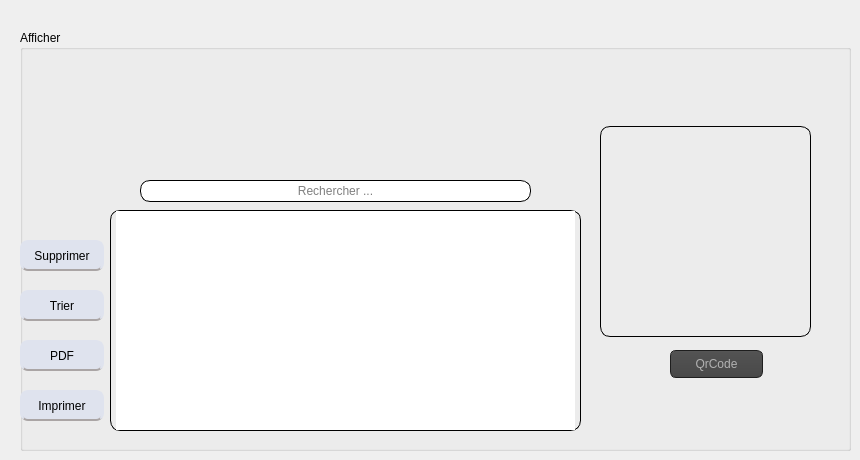
      <widget class="QWidget" name="tab_7">
       <attribute name="title">
        <string>Afficher les evenements</string>
       </attribute>
       <widget class="QGroupBox" name="groupBox_7">
        <property name="geometry">
         <rect>
          <x>20</x>
          <y>30</y>
          <width>831</width>
          <height>421</height>
         </rect>
        </property>
        <property name="title">
         <string>Afficher</string>
        </property>
        <widget class="QTableView" name="tab_ev">
         <property name="enabled">
          <bool>true</bool>
         </property>
         <property name="geometry">
          <rect>
           <x>90</x>
           <y>180</y>
           <width>471</width>
           <height>221</height>
          </rect>
         </property>
         <property name="cursor" stdset="0">
          <cursorShape>ArrowCursor</cursorShape>
         </property>
         <property name="mouseTracking">
          <bool>false</bool>
         </property>
         <property name="styleSheet">
          <string notr="true">QTableView
{
 border-width: 1px;
border-style: solid;
border-color: black;
  border-radius: 10px;
padding:0 5;
}</string>
         </property>
        </widget>
        <widget class="QPushButton" name="tri_ev">
         <property name="enabled">
          <bool>true</bool>
         </property>
         <property name="geometry">
          <rect>
           <x>0</x>
           <y>260</y>
           <width>84</width>
           <height>31</height>
          </rect>
         </property>
         <property name="font">
          <font>
           <family>Arial</family>
           <pointsize>-1</pointsize>
           <weight>50</weight>
           <bold>false</bold>
          </font>
         </property>
         <property name="styleSheet">
          <string notr="true">QPushButton {
background: #dfe3ee;
border: 2px solid #dfe3ee;
border-bottom-color: #aaa5a5; /* same as the pane color */
border-top-left-radius: 7px;
border-top-right-radius: 7px;
min-width: 80px;
border-radius: 8px;
color: black;
font-size:12px;
font-family:Arial, Helvetica, sans-serif;


}
QPushButton:hover {
color:#fff;
background:#8b9dc3;
border: none;

}
</string>
         </property>
         <property name="text">
          <string>Trier</string>
         </property>
        </widget>
        <widget class="QLabel" name="label_18">
         <property name="geometry">
          <rect>
           <x>230</x>
           <y>30</y>
           <width>109</width>
           <height>109</height>
          </rect>
         </property>
         <property name="text">
          <string/>
         </property>
         <property name="pixmap">
          <pixmap>../../../affich.png</pixmap>
         </property>
         <property name="scaledContents">
          <bool>false</bool>
         </property>
        </widget>
        <widget class="QLineEdit" name="recherche_ev">
         <property name="enabled">
          <bool>true</bool>
         </property>
         <property name="geometry">
          <rect>
           <x>120</x>
           <y>150</y>
           <width>391</width>
           <height>22</height>
          </rect>
         </property>
         <property name="focusPolicy">
          <enum>Qt::WheelFocus</enum>
         </property>
         <property name="contextMenuPolicy">
          <enum>Qt::PreventContextMenu</enum>
         </property>
         <property name="autoFillBackground">
          <bool>false</bool>
         </property>
         <property name="styleSheet">
          <string notr="true">QLineEdit
{
 border-width: 1px;
border-style: solid;
border-color: black;
  border-radius: 10px;
padding:0 8;
}</string>
         </property>
         <property name="text">
          <string/>
         </property>
         <property name="alignment">
          <set>Qt::AlignCenter</set>
         </property>
         <property name="placeholderText">
          <string>Rechercher ...</string>
         </property>
         <property name="clearButtonEnabled">
          <bool>false</bool>
         </property>
        </widget>
        <widget class="QPushButton" name="pdf_ev">
         <property name="enabled">
          <bool>true</bool>
         </property>
         <property name="geometry">
          <rect>
           <x>0</x>
           <y>310</y>
           <width>84</width>
           <height>31</height>
          </rect>
         </property>
         <property name="font">
          <font>
           <family>Arial</family>
           <pointsize>-1</pointsize>
           <weight>50</weight>
           <bold>false</bold>
          </font>
         </property>
         <property name="styleSheet">
          <string notr="true">QPushButton {
background: #dfe3ee;
border: 2px solid #dfe3ee;
border-bottom-color: #aaa5a5; /* same as the pane color */
border-top-left-radius: 7px;
border-top-right-radius: 7px;
min-width: 80px;
border-radius: 8px;
color: black;
font-size:12px;
font-family:Arial, Helvetica, sans-serif;


}
QPushButton:hover {
color:#fff;
background:#8b9dc3;
border: none;

}
</string>
         </property>
         <property name="text">
          <string>PDF</string>
         </property>
        </widget>
        <widget class="QPushButton" name="impr_ev">
         <property name="enabled">
          <bool>true</bool>
         </property>
         <property name="geometry">
          <rect>
           <x>0</x>
           <y>360</y>
           <width>84</width>
           <height>31</height>
          </rect>
         </property>
         <property name="font">
          <font>
           <family>Arial</family>
           <pointsize>-1</pointsize>
           <weight>50</weight>
           <bold>false</bold>
          </font>
         </property>
         <property name="styleSheet">
          <string notr="true">QPushButton {
background: #dfe3ee;
border: 2px solid #dfe3ee;
border-bottom-color: #aaa5a5; /* same as the pane color */
border-top-left-radius: 7px;
border-top-right-radius: 7px;
min-width: 80px;
border-radius: 8px;
color: black;
font-size:12px;
font-family:Arial, Helvetica, sans-serif;


}
QPushButton:hover {
color:#fff;
background:#8b9dc3;
border: none;

}
</string>
         </property>
         <property name="text">
          <string>Imprimer</string>
         </property>
        </widget>
        <widget class="QPushButton" name="supp_ev_2">
         <property name="geometry">
          <rect>
           <x>0</x>
           <y>210</y>
           <width>84</width>
           <height>31</height>
          </rect>
         </property>
         <property name="contextMenuPolicy">
          <enum>Qt::DefaultContextMenu</enum>
         </property>
         <property name="toolTip">
          <string/>
         </property>
         <property name="statusTip">
          <string/>
         </property>
         <property name="whatsThis">
          <string/>
         </property>
         <property name="accessibleName">
          <string/>
         </property>
         <property name="accessibleDescription">
          <string/>
         </property>
         <property name="layoutDirection">
          <enum>Qt::LeftToRight</enum>
         </property>
         <property name="styleSheet">
          <string notr="true">QPushButton {
background: #dfe3ee;
border: 2px solid #dfe3ee;
border-bottom-color: #aaa5a5; /* same as the pane color */
border-top-left-radius: 7px;
border-top-right-radius: 7px;
min-width: 80px;
border-radius: 8px;
color: black;
font-size:12px;
font-family:Arial, Helvetica, sans-serif;


}
QPushButton:hover {
color:#fff;
background:#8b9dc3;
border: none;

}
</string>
         </property>
         <property name="text">
          <string>Supprimer</string>
         </property>
        </widget>
        <widget class="QLabel" name="qrlabel">
         <property name="geometry">
          <rect>
           <x>580</x>
           <y>96</y>
           <width>211</width>
           <height>211</height>
          </rect>
         </property>
         <property name="styleSheet">
          <string notr="true">QLabel
{
 border-width: 1px;
border-style: solid;
border-color: black;
  border-radius: 10px;
padding:0 5;
}</string>
         </property>
         <property name="text">
          <string/>
         </property>
        </widget>
        <widget class="QPushButton" name="qrcode">
         <property name="geometry">
          <rect>
           <x>650</x>
           <y>320</y>
           <width>93</width>
           <height>28</height>
          </rect>
         </property>
         <property name="styleSheet">
          <string notr="true">QPushButton
{
    color: #b1b1b1;
    background-color: QLinearGradient( x1: 0, y1: 0, x2: 0, y2: 1, stop: 0 #565656, stop: 0.1 #525252, stop: 0.5 #4e4e4e, stop: 0.9 #4a4a4a, stop: 1 #464646);
    border-width: 1px;
    border-color: #1e1e1e;
    border-style: solid;
    border-radius: 6;
    padding: 3px;
    font-size: 12px;
    padding-left: 5px;
    padding-right: 5px;
}

QPushButton:pressed
{
    background-color: QLinearGradient( x1: 0, y1: 0, x2: 0, y2: 1, stop: 0 #2d2d2d, stop: 0.1 #2b2b2b, stop: 0.5 #292929, stop: 0.9 #282828, stop: 1 #252525);
}
QComboBox:hover,QPushButton:hover
{
    border: 2px solid QLinearGradient( x1: 0, y1: 0, x2: 0, y2: 1, stop: 0 #ffa02f, stop: 1 #d7801a);
}
</string>
         </property>
         <property name="text">
          <string>QrCode</string>
         </property>
        </widget>
       </widget>
      </widget>
